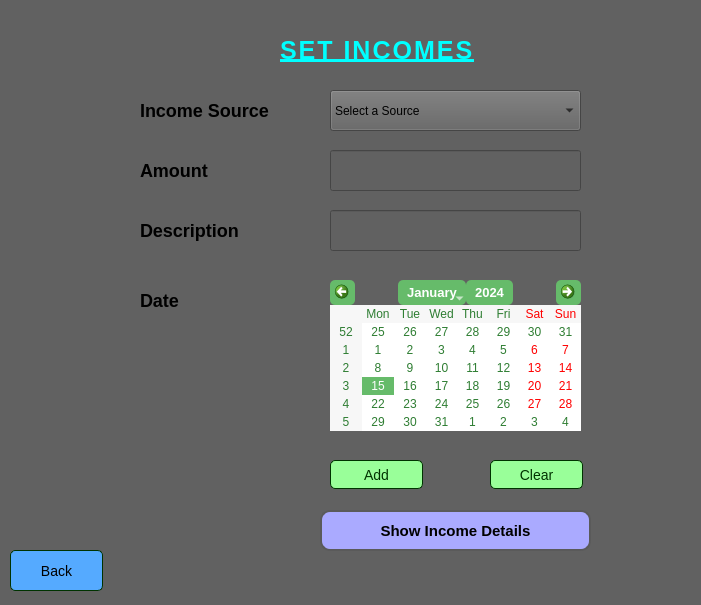
<?xml version="1.0" encoding="UTF-8"?>
<ui version="4.0">
 <class>incomes</class>
 <widget class="QMainWindow" name="incomes">
  <property name="geometry">
   <rect>
    <x>0</x>
    <y>0</y>
    <width>701</width>
    <height>605</height>
   </rect>
  </property>
  <property name="windowTitle">
   <string>IncomesWindow</string>
  </property>
  <property name="styleSheet">
   <string notr="true">background-color: rgb(97, 97, 97);</string>
  </property>
  <widget class="QWidget" name="centralwidget">
   <widget class="QCalendarWidget" name="dateEdit">
    <property name="geometry">
     <rect>
      <x>330</x>
      <y>280</y>
      <width>251</width>
      <height>151</height>
     </rect>
    </property>
    <property name="styleSheet">
     <string notr="true">QCalendarWidget QAbstractItemView {
    selection-background-color: #66bb6a;  /* Selected date color */
    background-color: #ffffff;
    color: #2e7d32;
    border-radius: 5px;
}
QCalendarWidget QToolButton {
    background-color: #66bb6a;
    color: #ffffff;
    font-size: 13px;
    font-weight: bold;
    border-radius: 5px;
    padding: 3px;
}
QCalendarWidget QHeaderView::section {
    background-color: #81c784;
    color: #ffffff;
}
</string>
    </property>
   </widget>
   <widget class="QLabel" name="label_7">
    <property name="geometry">
     <rect>
      <x>140</x>
      <y>90</y>
      <width>151</width>
      <height>41</height>
     </rect>
    </property>
    <property name="styleSheet">
     <string notr="true">QLabel {
	font: 700 9pt &quot;Arial&quot;;
    color: #000000;                 
	font-size: 18px;             
    font-weight: bold;   
	background-color:transparent;           
}</string>
    </property>
    <property name="text">
     <string>Income Source</string>
    </property>
   </widget>
   <widget class="QComboBox" name="incomeSourceComboBox">
    <property name="geometry">
     <rect>
      <x>330</x>
      <y>90</y>
      <width>251</width>
      <height>41</height>
     </rect>
    </property>
    <property name="styleSheet">
     <string notr="true">font: 700 italic 9pt &quot;Arial&quot;;
</string>
    </property>
    <item>
     <property name="text">
      <string>Select a Source</string>
     </property>
    </item>
    <item>
     <property name="text">
      <string>Job</string>
     </property>
    </item>
    <item>
     <property name="text">
      <string>Allownce from parents</string>
     </property>
    </item>
    <item>
     <property name="text">
      <string>Schorlaships</string>
     </property>
    </item>
    <item>
     <property name="text">
      <string>Student Aid</string>
     </property>
    </item>
    <item>
     <property name="text">
      <string>Others</string>
     </property>
    </item>
   </widget>
   <widget class="QLabel" name="label_5">
    <property name="geometry">
     <rect>
      <x>280</x>
      <y>30</y>
      <width>201</width>
      <height>41</height>
     </rect>
    </property>
    <property name="styleSheet">
     <string notr="true">QLabel {
    color: #00ffff;             
	text-decoration: underline;
	font: 700 italic 9pt &quot;Arial&quot;;
    font-size: 25px;                
    font-weight: bold;        
    letter-spacing: 2px;          
    text-align: center;              
    background-color: transparent;    

}
</string>
    </property>
    <property name="text">
     <string>SET INCOMES</string>
    </property>
   </widget>
   <widget class="QLabel" name="label_3">
    <property name="geometry">
     <rect>
      <x>140</x>
      <y>280</y>
      <width>101</width>
      <height>41</height>
     </rect>
    </property>
    <property name="styleSheet">
     <string notr="true">QLabel {
	font: 700 9pt &quot;Arial&quot;;
    color: #000000;                 
	font-size: 18px;             
    font-weight: bold;
	background-color:transparent;              
}</string>
    </property>
    <property name="text">
     <string>Date</string>
    </property>
   </widget>
   <widget class="QPushButton" name="incomeAdd">
    <property name="geometry">
     <rect>
      <x>330</x>
      <y>460</y>
      <width>93</width>
      <height>29</height>
     </rect>
    </property>
    <property name="styleSheet">
     <string notr="true">QPushButton {
	font: 700 italic 9pt &quot;Arial&quot;;
    background-color: #99ff99;
    border: 1px solid #003300;
    border-radius: 5px;
    padding: 5px;
    font-size: 14px;
    color: #003300;
}
QPushButton:hover {
    background-color: #66cc66;
}
</string>
    </property>
    <property name="text">
     <string>Add</string>
    </property>
   </widget>
   <widget class="QLabel" name="label_2">
    <property name="geometry">
     <rect>
      <x>140</x>
      <y>210</y>
      <width>111</width>
      <height>41</height>
     </rect>
    </property>
    <property name="styleSheet">
     <string notr="true">QLabel {
	font: 700 9pt &quot;Arial&quot;;
    color: #000000;                 
	font-size: 18px;             
    font-weight: bold;       
	background-color:transparent;       
}</string>
    </property>
    <property name="text">
     <string>Description</string>
    </property>
   </widget>
   <widget class="QLineEdit" name="amountLineEdit">
    <property name="geometry">
     <rect>
      <x>330</x>
      <y>150</y>
      <width>251</width>
      <height>41</height>
     </rect>
    </property>
   </widget>
   <widget class="QPushButton" name="incomesBack">
    <property name="geometry">
     <rect>
      <x>10</x>
      <y>550</y>
      <width>93</width>
      <height>41</height>
     </rect>
    </property>
    <property name="styleSheet">
     <string notr="true">QPushButton {
	font: 700 italic 9pt &quot;Arial&quot;;
    background-color: #55aaff;
    border: 1px solid #003300;
    border-radius: 5px;
    padding: 5px;
    font-size: 14px;
    color: #000000;
}
QPushButton:hover {
    background-color: #aaffff;
}
</string>
    </property>
    <property name="text">
     <string>Back</string>
    </property>
   </widget>
   <widget class="QLineEdit" name="descriptionLineEdit">
    <property name="geometry">
     <rect>
      <x>330</x>
      <y>210</y>
      <width>251</width>
      <height>41</height>
     </rect>
    </property>
   </widget>
   <widget class="QPushButton" name="incomeClear">
    <property name="geometry">
     <rect>
      <x>490</x>
      <y>460</y>
      <width>93</width>
      <height>29</height>
     </rect>
    </property>
    <property name="styleSheet">
     <string notr="true">QPushButton {
	font: 700 italic 9pt &quot;Arial&quot;;
    background-color: #99ff99;
    border: 1px solid #003300;
    border-radius: 5px;
    padding: 5px;
    font-size: 14px;
    color: #003300;
}
QPushButton:hover {
    background-color: #66cc66;
}
</string>
    </property>
    <property name="text">
     <string>Clear</string>
    </property>
   </widget>
   <widget class="QLabel" name="label_4">
    <property name="geometry">
     <rect>
      <x>140</x>
      <y>150</y>
      <width>101</width>
      <height>41</height>
     </rect>
    </property>
    <property name="styleSheet">
     <string notr="true">QLabel {
	font: 700 9pt &quot;Arial&quot;;
    color: #000000;                 
	font-size: 18px;             
    font-weight: bold;      
	background-color:transparent;        
}</string>
    </property>
    <property name="text">
     <string>Amount</string>
    </property>
   </widget>
   <widget class="QPushButton" name="totalIncomeButton">
    <property name="geometry">
     <rect>
      <x>320</x>
      <y>510</y>
      <width>271</width>
      <height>41</height>
     </rect>
    </property>
    <property name="styleSheet">
     <string notr="true">QPushButton {
    background-color:#aaaaff; 
    color: #000000;      
	font-weight: bold;           
    border: 2px solid #5a5a5a;  
    border-radius: 10px;      
    padding: 10px 20px;       
    font-size: 15px;            
}




</string>
    </property>
    <property name="text">
     <string>Show Income Details</string>
    </property>
   </widget>
  </widget>
 </widget>
 <resources/>
 <connections/>
</ui>
